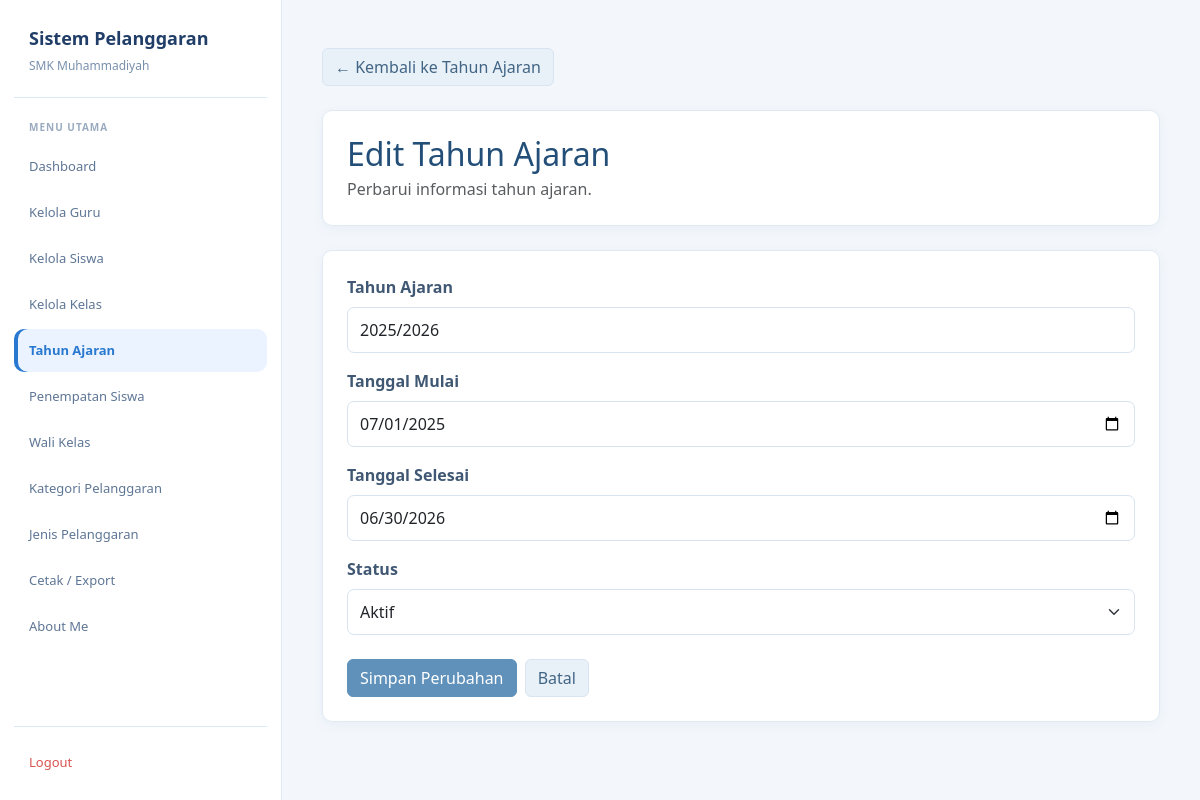
The app's page /admin/edit_tahun_ajaran.php?id=50 (signed in), older data.
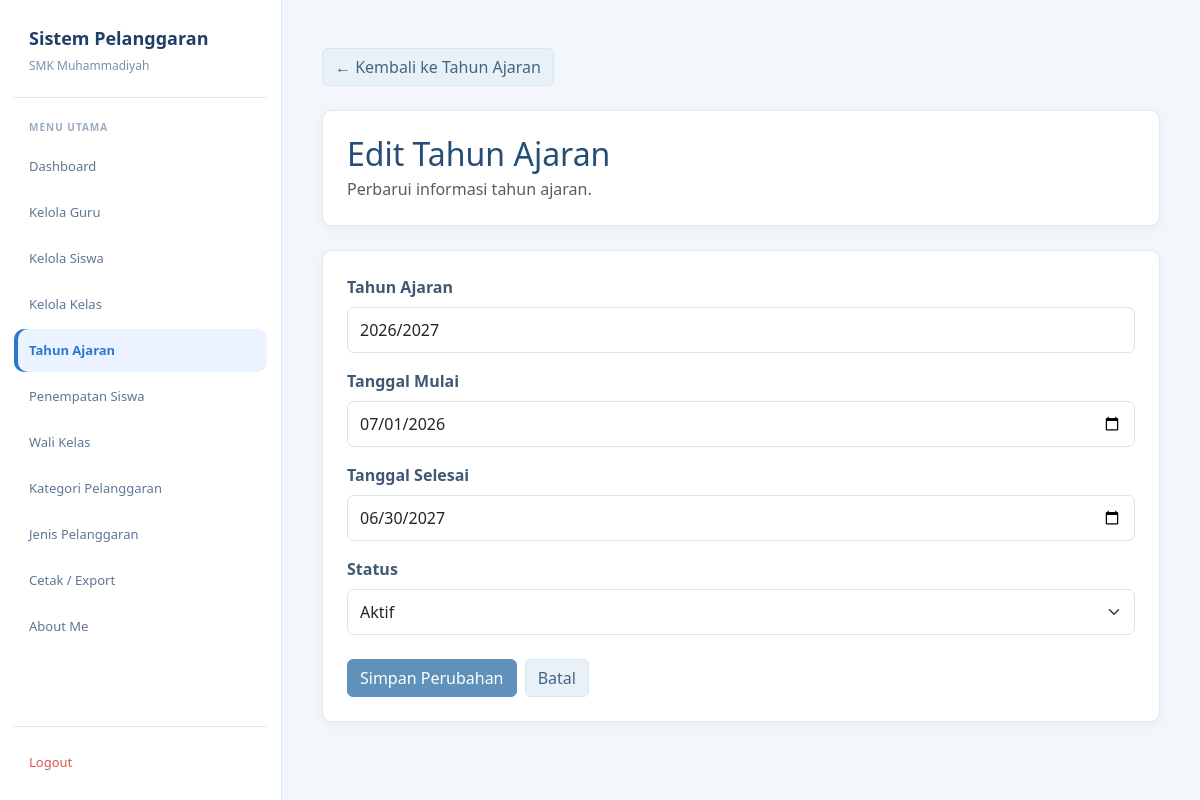
The same page, newer data.
### tables this page shows
CREATE TABLE `t_tahun_ajaran` (
  `id` int(11) NOT NULL,
  `nama` varchar(20) NOT NULL,
  `tanggal_mulai` date DEFAULT NULL,
  `tanggal_selesai` date DEFAULT NULL,
  `status_aktif` tinyint(1) DEFAULT NULL,
  `created_at` timestamp NULL DEFAULT current_timestamp(),
  `update_at` timestamp NULL DEFAULT current_timestamp()
);

### admin/edit_tahun_ajaran.php (the view, shortened to what this page needs)
<?php
include "../config/koneksi.php";
function e($data) {
    return htmlspecialchars((string)($data ?? ''), ENT_QUOTES, 'UTF-8');
}
$id = (int)$_GET['id'];
$stmt = mysqli_prepare($koneksi, "SELECT * FROM t_tahun_ajaran WHERE id = ?");
mysqli_stmt_bind_param($stmt, "i", $id);
mysqli_stmt_execute($stmt);
$result = mysqli_stmt_get_result($stmt);
$tahun = mysqli_fetch_assoc($result);
$nama = $tahun['nama'];
$tanggal_mulai = $tahun['tanggal_mulai'];
$tanggal_selesai = $tahun['tanggal_selesai'];
$status_aktif = (int)$tahun['status_aktif'];
?>
<!DOCTYPE html>
<html lang="id">
<head>
<link href="https://cdn.jsdelivr.net/npm/bootstrap@5.3.8/dist/css/bootstrap.min.css" rel="stylesheet">
</head>
<body>
<aside class="sidebar">
    <div class="brand">
        <div class="brand-title">Sistem Pelanggaran</div>
        <div class="brand-subtitle">SMK Muhammadiyah</div>
    </div>
    <div class="menu-title">Menu Utama</div>
    <nav class="menu">
        <a href="../dashboard.php" class="menu-link">Dashboard</a>
        <a href="guru.php" class="menu-link">Kelola Guru</a>
        <a href="siswa.php" class="menu-link">Kelola Siswa</a>
        <a href="kelas.php" class="menu-link">Kelola Kelas</a>
        <a href="tahun_ajaran.php" class="menu-link active">Tahun Ajaran</a>
        <a href="penempatan_siswa.php" class="menu-link">Penempatan Siswa</a>
        <a href="wali_kelas.php" class="menu-link">Wali Kelas</a>
        <a href="kategori_pelanggaran.php" class="menu-link">Kategori Pelanggaran</a>
        <a href="jenis_pelanggaran.php" class="menu-link">Jenis Pelanggaran</a>
        <a href="cetak_export.php" class="menu-link">Cetak / Export</a>
        <a href="../about.php" class="menu-link">About Me</a>
    </nav>
    <div class="logout">
        <a href="../logout.php" class="menu-link">Logout</a>
    </div>
</aside>
<main class="main">
    <div class="container-fluid py-4">
        <div class="mb-4">
            <a href="tahun_ajaran.php" class="btn btn-secondary">
                &larr; Kembali ke Tahun Ajaran
            </a>
        </div>
        <div class="card mb-4">
            <div class="card-body">
                <h2 class="judul mb-1">Edit Tahun Ajaran</h2>
                <p class="text-muted mb-0">Perbarui informasi tahun ajaran.</p>
            </div>
        </div>
        <div class="card">
            <div class="card-body">
                <form method="POST"
                      action="edit_tahun_ajaran.php?id=<?= $id; ?>">
                    <div class="mb-3">
                        <label class="form-label">Tahun Ajaran</label>
                        <input type="text"
                               name="nama"
                               class="form-control"
                               placeholder="Contoh: 2026/2027"
                               value="<?= e($nama); ?>"
                               required>
                    </div>
                    <div class="mb-3">
                        <label class="form-label">Tanggal Mulai</label>
                        <input type="date"
                               name="tanggal_mulai"
                               class="form-control"
                               value="<?= e($tanggal_mulai); ?>"
                               required>
                    </div>
                    <div class="mb-3">
                        <label class="form-label">Tanggal Selesai</label>
                        <input type="date"
                               name="tanggal_selesai"
                               class="form-control"
                               value="<?= e($tanggal_selesai); ?>"
                               required>
                    </div>
                    <div class="mb-4">
                        <label class="form-label">Status</label>
                        <select name="status_aktif" class="form-select" required>
                            <option value="1" <?= $status_aktif === 1 ? 'selected' : ''; ?>>
                                Aktif
                            </option>
                        </select>
                    </div>
                    <button type="submit" name="simpan" class="btn btn-primary">
                        Simpan Perubahan
                    </button>
                    <a href="tahun_ajaran.php" class="btn btn-secondary ms-1">
                        Batal
                    </a>
                </form>
            </div>
        </div>
    </div>
</main>
</body>
</html>

Row changes from the older to the newer data that the page shows:
changed t_tahun_ajaran "Aktif": nama "2025/2026" → "2026/2027"; tanggal_mulai "07/01/2025" → "07/01/2026"; tanggal_selesai "06/30/2026" → "06/30/2027"
